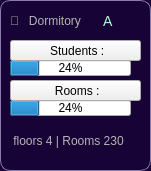
    <widget class="QFrame" name="frame_8">
     <property name="geometry">
      <rect>
       <x>270</x>
       <y>70</y>
       <width>151</width>
       <height>171</height>
      </rect>
     </property>
     <property name="styleSheet">
      <string notr="true">QFrame 
{
	Background-color:rgb(24, 3, 55);
	border-radius: 10px ;
	border: 1px solid rgb(137, 125, 171) ;
}</string>
     </property>
     <property name="frameShape">
      <enum>QFrame::Shape::StyledPanel</enum>
     </property>
     <property name="frameShadow">
      <enum>QFrame::Shadow::Raised</enum>
     </property>
     <widget class="QPushButton" name="pushButton_student_num_13">
      <property name="geometry">
       <rect>
        <x>10</x>
        <y>10</y>
        <width>121</width>
        <height>21</height>
       </rect>
      </property>
      <property name="styleSheet">
       <string notr="true">QPushButton {
    background-color:  rgb(24, 3, 55);
    border-radius: 10px;
    color: rgb(180, 180, 180);
    font-size: 12px;
	text-align:left;
	font: 700 &quot;Segoe UI&quot;;
}

QPushButton:hover {
    background-color: #404457;
}

QPushButton:checked {
    background-color: #404457;
} </string>
      </property>
      <property name="text">
       <string>🏩   Dormitory</string>
      </property>
     </widget>
     <widget class="QPushButton" name="pushButton_student_num_14">
      <property name="geometry">
       <rect>
        <x>100</x>
        <y>10</y>
        <width>20</width>
        <height>21</height>
       </rect>
      </property>
      <property name="styleSheet">
       <string notr="true">QPushButton {
    background-color:  rgb(24, 3, 55);
    border-radius: 10px;
    color: rgb(179, 255, 211);
    font-size: 14px;
	text-align:left;
	font: 700 &quot;Segoe UI&quot;;
}

QPushButton:hover {
    background-color: #404457;
}

QPushButton:checked {
    background-color: #404457;
} </string>
      </property>
      <property name="text">
       <string> A</string>
      </property>
     </widget>
     <widget class="QProgressBar" name="RoomBar_A">
      <property name="geometry">
       <rect>
        <x>10</x>
        <y>60</y>
        <width>121</width>
        <height>16</height>
       </rect>
      </property>
      <property name="value">
       <number>24</number>
      </property>
     </widget>
     <widget class="QPushButton" name="pushButton_student_num_29">
      <property name="geometry">
       <rect>
        <x>10</x>
        <y>130</y>
        <width>131</width>
        <height>21</height>
       </rect>
      </property>
      <property name="styleSheet">
       <string notr="true">QPushButton {
    background-color:rgb(24, 3, 55);
    border-radius: 10px;
    color: rgb(180, 180, 180);
    font-size: 12px;
	text-align:left;
	font: 700 &quot;Segoe UI&quot;;
}

QPushButton:hover {
    background-color: #404457;
}

QPushButton:checked {
    background-color: #404457;
} </string>
      </property>
      <property name="text">
       <string> floors 4 | Rooms 230</string>
      </property>
     </widget>
     <widget class="QProgressBar" name="StudentBar_A">
      <property name="geometry">
       <rect>
        <x>10</x>
        <y>100</y>
        <width>121</width>
        <height>16</height>
       </rect>
      </property>
      <property name="value">
       <number>24</number>
      </property>
     </widget>
     <widget class="QPushButton" name="pushButton_student_num_34">
      <property name="geometry">
       <rect>
        <x>10</x>
        <y>40</y>
        <width>131</width>
        <height>21</height>
       </rect>
      </property>
      <property name="styleSheet">
       <string notr="true">QPushButton {
    background-color:rgb(24, 3, 55);
    border-radius: 10px;
    color: rgb(180, 180, 180);
    font-size: 10px;
	text-align:left;
	font: 700 &quot;Segoe UI&quot;;
}

QPushButton:hover {
    background-color: #404457;
}

QPushButton:checked {
    background-color: #404457;
} &lt;?xml version=&quot;1.0&quot; encoding=&quot;UTF-8&quot;?&gt;
&lt;ui version=&quot;4.0&quot;&gt;
 &lt;widget name=&quot;__qt_fake_top_level&quot;&gt;
  &lt;widget class=&quot;QPushButton&quot; name=&quot;pushButton_student_num_29&quot;&gt;
   &lt;property name=&quot;geometry&quot;&gt;
    &lt;rect&gt;
     &lt;x&gt;10&lt;/x&gt;
     &lt;y&gt;130&lt;/y&gt;
     &lt;width&gt;131&lt;/width&gt;
     &lt;height&gt;21&lt;/height&gt;
    &lt;/rect&gt;
   &lt;/property&gt;
   &lt;property name=&quot;styleSheet&quot;&gt;
    &lt;string notr=&quot;true&quot;&gt;QPushButton {
    background-color:rgb(24, 3, 55);
    border-radius: 10px;
    color: rgb(180, 180, 180);
    font-size: 12px;
	text-align:left;
	font: 700 &amp;quot;Segoe UI&amp;quot;;
}

QPushButton:hover {
    background-color: #404457;
}

QPushButton:checked {
    background-color: #404457;
} &lt;/string&gt;
   &lt;/property&gt;
   &lt;property name=&quot;text&quot;&gt;
    &lt;string&gt; floors 4 | Rooms 230&lt;/string&gt;
   &lt;/property&gt;
  &lt;/widget&lt;?xml version=&quot;1.0&quot; encoding=&quot;UTF-8&quot;?&gt;
&lt;ui version=&quot;4.0&quot;&gt;
 &lt;widget name=&quot;__qt_fake_top_level&quot;&gt;
  &lt;widget class=&quot;QPushButton&quot; name=&quot;pushButton_student_num_29&quot;&gt;
   &lt;property name=&quot;geometry&quot;&gt;
    &lt;rect&gt;
     &lt;x&gt;10&lt;/x&gt;
     &lt;y&gt;130&lt;/y&gt;
     &lt;width&gt;131&lt;/width&gt;
     &lt;height&gt;21&lt;/height&gt;
    &lt;/rect&gt;
   &lt;/property&gt;
   &lt;property name=&quot;styleSheet&quot;&gt;
    &lt;string notr=&quot;true&quot;&gt;QPushButton {
    background-color:rgb(24, 3, 55);
    border-radius: 10px;
    color: rgb(180, 180, 180);
    font-size: 12px;
	text-align:left;
	font: 700 &amp;quot;Segoe UI&amp;quot;;
}

QPushButton:hover {
    background-color: #404457;
}

QPushButton:checked {
    background-color: #404457;
} &lt;/string&gt;
   &lt;/property&gt;
   &lt;property name=&quot;text&quot;&gt;
    &lt;string&gt; floors 4 | Rooms 230&lt;/string&gt;
   &lt;/property&gt;
  &lt;/widget&gt;
 &lt;/widget&gt;
 &lt;resources/&gt;
&lt;/ui&gt;
&gt;
 &lt;/widget&gt;
 &lt;resources/&gt;
&lt;/ui&gt;
</string>
      </property>
      <property name="text">
       <string> Students :</string>
      </property>
     </widget>
     <widget class="QPushButton" name="pushButton_student_num_35">
      <property name="geometry">
       <rect>
        <x>10</x>
        <y>80</y>
        <width>131</width>
        <height>21</height>
       </rect>
      </property>
      <property name="styleSheet">
       <string notr="true">QPushButton {
    background-color:rgb(24, 3, 55);
    border-radius: 10px;
    color: rgb(180, 180, 180);
    font-size: 10px;
	text-align:left;
	font: 700 &quot;Segoe UI&quot;;
}

QPushButton:hover {
    background-color: #404457;
}

QPushButton:checked {
    background-color: #404457;
} &lt;?xml version=&quot;1.0&quot; encoding=&quot;UTF-8&quot;?&gt;
&lt;ui version=&quot;4.0&quot;&gt;
 &lt;widget name=&quot;__qt_fake_top_level&quot;&gt;
  &lt;widget class=&quot;QPushButton&quot; name=&quot;pushButton_student_num_29&quot;&gt;
   &lt;property name=&quot;geometry&quot;&gt;
    &lt;rect&gt;
     &lt;x&gt;10&lt;/x&gt;
     &lt;y&gt;130&lt;/y&gt;
     &lt;width&gt;131&lt;/width&gt;
     &lt;height&gt;21&lt;/height&gt;
    &lt;/rect&gt;
   &lt;/property&gt;
   &lt;property name=&quot;styleSheet&quot;&gt;
    &lt;string notr=&quot;true&quot;&gt;QPushButton {
    background-color:rgb(24, 3, 55);
    border-radius: 10px;
    color: rgb(180, 180, 180);
    font-size: 12px;
	text-align:left;
	font: 700 &amp;quot;Segoe UI&amp;quot;;
}

QPushButton:hover {
    background-color: #404457;
}

QPushButton:checked {
    background-color: #404457;
} &lt;/string&gt;
   &lt;/property&gt;
   &lt;property name=&quot;text&quot;&gt;
    &lt;string&gt; floors 4 | Rooms 230&lt;/string&gt;
   &lt;/property&gt;
  &lt;/widget&lt;?xml version=&quot;1.0&quot; encoding=&quot;UTF-8&quot;?&gt;
&lt;ui version=&quot;4.0&quot;&gt;
 &lt;widget name=&quot;__qt_fake_top_level&quot;&gt;
  &lt;widget class=&quot;QPushButton&quot; name=&quot;pushButton_student_num_29&quot;&gt;
   &lt;property name=&quot;geometry&quot;&gt;
    &lt;rect&gt;
     &lt;x&gt;10&lt;/x&gt;
     &lt;y&gt;130&lt;/y&gt;
     &lt;width&gt;131&lt;/width&gt;
     &lt;height&gt;21&lt;/height&gt;
    &lt;/rect&gt;
   &lt;/property&gt;
   &lt;property name=&quot;styleSheet&quot;&gt;
    &lt;string notr=&quot;true&quot;&gt;QPushButton {
    background-color:rgb(24, 3, 55);
    border-radius: 10px;
    color: rgb(180, 180, 180);
    font-size: 12px;
	text-align:left;
	font: 700 &amp;quot;Segoe UI&amp;quot;;
}

QPushButton:hover {
    background-color: #404457;
}

QPushButton:checked {
    background-color: #404457;
} &lt;/string&gt;
   &lt;/property&gt;
   &lt;property name=&quot;text&quot;&gt;
    &lt;string&gt; floors 4 | Rooms 230&lt;/string&gt;
   &lt;/property&gt;
  &lt;/widget&gt;
 &lt;/widget&gt;
 &lt;resources/&gt;
&lt;/ui&gt;
&gt;
 &lt;/widget&gt;
 &lt;resources/&gt;
&lt;/ui&gt;
</string>
      </property>
      <property name="text">
       <string> Rooms :</string>
      </property>
     </widget>
    </widget>
